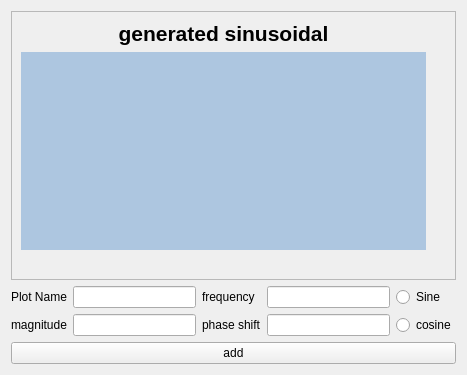
       <widget class="QWidget" name="layoutWidget">
        <layout class="QGridLayout" name="gridLayout_GeneratedSinusoidal">
         <item row="0" column="0">
          <widget class="QFrame" name="frame_for_generated_sinusoidal">
           <property name="frameShape">
            <enum>QFrame::StyledPanel</enum>
           </property>
           <property name="frameShadow">
            <enum>QFrame::Raised</enum>
           </property>
           <layout class="QGridLayout" name="gridLayout_4">
            <item row="0" column="0">
             <widget class="QLabel" name="label_For_generatedSinusoidal">
              <property name="text">
               <string>&lt;html&gt;&lt;head/&gt;&lt;body&gt;&lt;p&gt;&lt;span style=&quot; font-size:16pt; font-weight:600;&quot;&gt;generated sinusoidal&lt;/span&gt;&lt;/p&gt;&lt;/body&gt;&lt;/html&gt;</string>
              </property>
              <property name="alignment">
               <set>Qt::AlignCenter</set>
              </property>
             </widget>
            </item>
            <item row="1" column="0">
             <widget class="PlotWidget" name="Widget_Plotter" native="true">
              <property name="palette">
               <palette>
                <active>
                 <colorrole role="WindowText">
                  <brush brushstyle="SolidPattern">
                   <color alpha="255">
                    <red>0</red>
                    <green>0</green>
                    <blue>0</blue>
                   </color>
                  </brush>
                 </colorrole>
                 <colorrole role="Button">
                  <brush brushstyle="SolidPattern">
                   <color alpha="255">
                    <red>173</red>
                    <green>198</green>
                    <blue>224</blue>
                   </color>
                  </brush>
                 </colorrole>
                 <colorrole role="Light">
                  <brush brushstyle="SolidPattern">
                   <color alpha="255">
                    <red>255</red>
                    <green>255</green>
                    <blue>255</blue>
                   </color>
                  </brush>
                 </colorrole>
                 <colorrole role="Midlight">
                  <brush brushstyle="SolidPattern">
                   <color alpha="255">
                    <red>255</red>
                    <green>255</green>
                    <blue>255</blue>
                   </color>
                  </brush>
                 </colorrole>
                 <colorrole role="Dark">
                  <brush brushstyle="SolidPattern">
                   <color alpha="255">
                    <red>127</red>
                    <green>127</green>
                    <blue>127</blue>
                   </color>
                  </brush>
                 </colorrole>
                 <colorrole role="Mid">
                  <brush brushstyle="SolidPattern">
                   <color alpha="255">
                    <red>170</red>
                    <green>170</green>
                    <blue>170</blue>
                   </color>
                  </brush>
                 </colorrole>
                 <colorrole role="Text">
                  <brush brushstyle="SolidPattern">
                   <color alpha="255">
                    <red>0</red>
                    <green>0</green>
                    <blue>0</blue>
                   </color>
                  </brush>
                 </colorrole>
                 <colorrole role="BrightText">
                  <brush brushstyle="SolidPattern">
                   <color alpha="255">
                    <red>255</red>
                    <green>255</green>
                    <blue>255</blue>
                   </color>
                  </brush>
                 </colorrole>
                 <colorrole role="ButtonText">
                  <brush brushstyle="SolidPattern">
                   <color alpha="255">
                    <red>0</red>
                    <green>0</green>
                    <blue>0</blue>
                   </color>
                  </brush>
                 </colorrole>
                 <colorrole role="Base">
                  <brush brushstyle="SolidPattern">
                   <color alpha="255">
                    <red>173</red>
                    <green>198</green>
                    <blue>224</blue>
                   </color>
                  </brush>
                 </colorrole>
                 <colorrole role="Window">
                  <brush brushstyle="SolidPattern">
                   <color alpha="255">
                    <red>173</red>
                    <green>198</green>
                    <blue>224</blue>
                   </color>
                  </brush>
                 </colorrole>
                 <colorrole role="Shadow">
                  <brush brushstyle="SolidPattern">
                   <color alpha="255">
                    <red>0</red>
                    <green>0</green>
                    <blue>0</blue>
                   </color>
                  </brush>
                 </colorrole>
                 <colorrole role="AlternateBase">
                  <brush brushstyle="SolidPattern">
                   <color alpha="255">
                    <red>255</red>
                    <green>255</green>
                    <blue>255</blue>
                   </color>
                  </brush>
                 </colorrole>
                 <colorrole role="ToolTipBase">
                  <brush brushstyle="SolidPattern">
                   <color alpha="255">
                    <red>255</red>
                    <green>255</green>
                    <blue>220</blue>
                   </color>
                  </brush>
                 </colorrole>
                 <colorrole role="ToolTipText">
                  <brush brushstyle="SolidPattern">
                   <color alpha="255">
                    <red>0</red>
                    <green>0</green>
                    <blue>0</blue>
                   </color>
                  </brush>
                 </colorrole>
                </active>
                <inactive>
                 <colorrole role="WindowText">
                  <brush brushstyle="SolidPattern">
                   <color alpha="255">
                    <red>0</red>
                    <green>0</green>
                    <blue>0</blue>
                   </color>
                  </brush>
                 </colorrole>
                 <colorrole role="Button">
                  <brush brushstyle="SolidPattern">
                   <color alpha="255">
                    <red>173</red>
                    <green>198</green>
                    <blue>224</blue>
                   </color>
                  </brush>
                 </colorrole>
                 <colorrole role="Light">
                  <brush brushstyle="SolidPattern">
                   <color alpha="255">
                    <red>255</red>
                    <green>255</green>
                    <blue>255</blue>
                   </color>
                  </brush>
                 </colorrole>
                 <colorrole role="Midlight">
                  <brush brushstyle="SolidPattern">
                   <color alpha="255">
                    <red>255</red>
                    <green>255</green>
                    <blue>255</blue>
                   </color>
                  </brush>
                 </colorrole>
                 <colorrole role="Dark">
                  <brush brushstyle="SolidPattern">
                   <color alpha="255">
                    <red>127</red>
                    <green>127</green>
                    <blue>127</blue>
                   </color>
                  </brush>
                 </colorrole>
                 <colorrole role="Mid">
                  <brush brushstyle="SolidPattern">
                   <color alpha="255">
                    <red>170</red>
                    <green>170</green>
                    <blue>170</blue>
                   </color>
                  </brush>
                 </colorrole>
                 <colorrole role="Text">
                  <brush brushstyle="SolidPattern">
                   <color alpha="255">
                    <red>0</red>
                    <green>0</green>
                    <blue>0</blue>
                   </color>
                  </brush>
                 </colorrole>
                 <colorrole role="BrightText">
                  <brush brushstyle="SolidPattern">
                   <color alpha="255">
                    <red>255</red>
                    <green>255</green>
                    <blue>255</blue>
                   </color>
                  </brush>
                 </colorrole>
                 <colorrole role="ButtonText">
                  <brush brushstyle="SolidPattern">
                   <color alpha="255">
                    <red>0</red>
                    <green>0</green>
                    <blue>0</blue>
                   </color>
                  </brush>
                 </colorrole>
                 <colorrole role="Base">
                  <brush brushstyle="SolidPattern">
                   <color alpha="255">
                    <red>173</red>
                    <green>198</green>
                    <blue>224</blue>
                   </color>
                  </brush>
                 </colorrole>
                 <colorrole role="Window">
                  <brush brushstyle="SolidPattern">
                   <color alpha="255">
                    <red>173</red>
                    <green>198</green>
                    <blue>224</blue>
                   </color>
                  </brush>
                 </colorrole>
                 <colorrole role="Shadow">
                  <brush brushstyle="SolidPattern">
                   <color alpha="255">
                    <red>0</red>
                    <green>0</green>
                    <blue>0</blue>
                   </color>
                  </brush>
                 </colorrole>
                 <colorrole role="AlternateBase">
                  <brush brushstyle="SolidPattern">
                   <color alpha="255">
                    <red>255</red>
                    <green>255</green>
                    <blue>255</blue>
                   </color>
                  </brush>
                 </colorrole>
                 <colorrole role="ToolTipBase">
                  <brush brushstyle="SolidPattern">
                   <color alpha="255">
                    <red>255</red>
                    <green>255</green>
                    <blue>220</blue>
                   </color>
                  </brush>
                 </colorrole>
                 <colorrole role="ToolTipText">
                  <brush brushstyle="SolidPattern">
                   <color alpha="255">
                    <red>0</red>
                    <green>0</green>
                    <blue>0</blue>
                   </color>
                  </brush>
                 </colorrole>
                </inactive>
                <disabled>
                 <colorrole role="WindowText">
                  <brush brushstyle="SolidPattern">
                   <color alpha="255">
                    <red>127</red>
                    <green>127</green>
                    <blue>127</blue>
                   </color>
                  </brush>
                 </colorrole>
                 <colorrole role="Button">
                  <brush brushstyle="SolidPattern">
                   <color alpha="255">
                    <red>173</red>
                    <green>198</green>
                    <blue>224</blue>
                   </color>
                  </brush>
                 </colorrole>
                 <colorrole role="Light">
                  <brush brushstyle="SolidPattern">
                   <color alpha="255">
                    <red>255</red>
                    <green>255</green>
                    <blue>255</blue>
                   </color>
                  </brush>
                 </colorrole>
                 <colorrole role="Midlight">
                  <brush brushstyle="SolidPattern">
                   <color alpha="255">
                    <red>255</red>
                    <green>255</green>
                    <blue>255</blue>
                   </color>
                  </brush>
                 </colorrole>
                 <colorrole role="Dark">
                  <brush brushstyle="SolidPattern">
                   <color alpha="255">
                    <red>127</red>
                    <green>127</green>
                    <blue>127</blue>
                   </color>
                  </brush>
                 </colorrole>
                 <colorrole role="Mid">
                  <brush brushstyle="SolidPattern">
                   <color alpha="255">
                    <red>170</red>
                    <green>170</green>
                    <blue>170</blue>
                   </color>
                  </brush>
                 </colorrole>
                 <colorrole role="Text">
                  <brush brushstyle="SolidPattern">
                   <color alpha="255">
                    <red>127</red>
                    <green>127</green>
                    <blue>127</blue>
                   </color>
                  </brush>
                 </colorrole>
                 <colorrole role="BrightText">
                  <brush brushstyle="SolidPattern">
                   <color alpha="255">
                    <red>255</red>
                    <green>255</green>
                    <blue>255</blue>
                   </color>
                  </brush>
                 </colorrole>
                 <colorrole role="ButtonText">
                  <brush brushstyle="SolidPattern">
                   <color alpha="255">
                    <red>127</red>
                    <green>127</green>
                    <blue>127</blue>
                   </color>
                  </brush>
                 </colorrole>
                 <colorrole role="Base">
                  <brush brushstyle="SolidPattern">
                   <color alpha="255">
                    <red>173</red>
                    <green>198</green>
                    <blue>224</blue>
                   </color>
                  </brush>
                 </colorrole>
                 <colorrole role="Window">
                  <brush brushstyle="SolidPattern">
                   <color alpha="255">
                    <red>173</red>
                    <green>198</green>
                    <blue>224</blue>
                   </color>
                  </brush>
                 </colorrole>
                 <colorrole role="Shadow">
                  <brush brushstyle="SolidPattern">
                   <color alpha="255">
                    <red>0</red>
                    <green>0</green>
                    <blue>0</blue>
                   </color>
                  </brush>
                 </colorrole>
                 <colorrole role="AlternateBase">
                  <brush brushstyle="SolidPattern">
                   <color alpha="255">
                    <red>255</red>
                    <green>255</green>
                    <blue>255</blue>
                   </color>
                  </brush>
                 </colorrole>
                 <colorrole role="ToolTipBase">
                  <brush brushstyle="SolidPattern">
                   <color alpha="255">
                    <red>255</red>
                    <green>255</green>
                    <blue>220</blue>
                   </color>
                  </brush>
                 </colorrole>
                 <colorrole role="ToolTipText">
                  <brush brushstyle="SolidPattern">
                   <color alpha="255">
                    <red>0</red>
                    <green>0</green>
                    <blue>0</blue>
                   </color>
                  </brush>
                 </colorrole>
                </disabled>
               </palette>
              </property>
              <property name="styleSheet">
               <string notr="true">background-color: rgb(173, 198, 224);</string>
              </property>
             </widget>
            </item>
            <item row="2" column="0">
             <spacer name="horizontalSpacer__for_generated_sinusoidal">
              <property name="orientation">
               <enum>Qt::Horizontal</enum>
              </property>
              <property name="sizeHint" stdset="0">
               <size>
                <width>405</width>
                <height>20</height>
               </size>
              </property>
             </spacer>
            </item>
            <item row="1" column="1">
             <spacer name="verticalSpacer_for_generated_sinusoidal">
              <property name="orientation">
               <enum>Qt::Vertical</enum>
              </property>
              <property name="sizeHint" stdset="0">
               <size>
                <width>20</width>
                <height>198</height>
               </size>
              </property>
             </spacer>
            </item>
           </layout>
          </widget>
         </item>
         <item row="1" column="0">
          <layout class="QGridLayout" name="gridLayout_For_generating_sinusoidal">
           <item row="0" column="0">
            <widget class="QLabel" name="label_plotName">
             <property name="text">
              <string>Plot Name</string>
             </property>
            </widget>
           </item>
           <item row="0" column="1">
            <widget class="QLineEdit" name="lineEdit_plotName"/>
           </item>
           <item row="0" column="2">
            <widget class="QLabel" name="label_frequency">
             <property name="text">
              <string>frequency</string>
             </property>
            </widget>
           </item>
           <item row="0" column="3">
            <widget class="QLineEdit" name="LineEdit_ferquency"/>
           </item>
           <item row="0" column="4">
            <widget class="QRadioButton" name="radioButton_sine">
             <property name="text">
              <string>Sine</string>
             </property>
            </widget>
           </item>
           <item row="1" column="0">
            <widget class="QLabel" name="label_magnitude">
             <property name="text">
              <string>magnitude</string>
             </property>
            </widget>
           </item>
           <item row="1" column="1">
            <widget class="QLineEdit" name="lineEdit_magnitude"/>
           </item>
           <item row="1" column="2">
            <widget class="QLabel" name="label_phaseShift">
             <property name="text">
              <string>phase shift</string>
             </property>
            </widget>
           </item>
           <item row="1" column="3">
            <widget class="QLineEdit" name="lineEdit_phaseShift">
             <property name="autoFillBackground">
              <bool>false</bool>
             </property>
             <property name="inputMask">
              <string/>
             </property>
             <property name="frame">
              <bool>true</bool>
             </property>
             <property name="dragEnabled">
              <bool>true</bool>
             </property>
            </widget>
           </item>
           <item row="1" column="4">
            <widget class="QRadioButton" name="radioButton_cosine">
             <property name="text">
              <string>cosine</string>
             </property>
            </widget>
           </item>
           <item row="2" column="0" colspan="5">
            <widget class="QPushButton" name="add">
             <property name="text">
              <string>add</string>
             </property>
            </widget>
           </item>
          </layout>
         </item>
        </layout>
       </widget>
